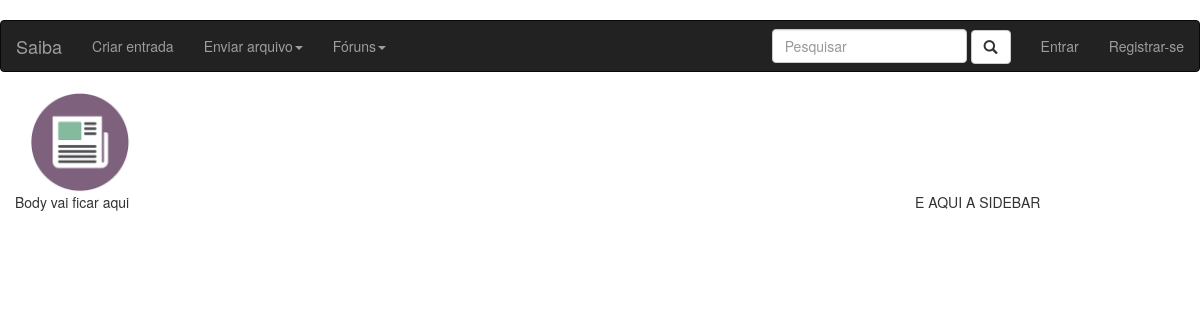
Before: / with the older database file.
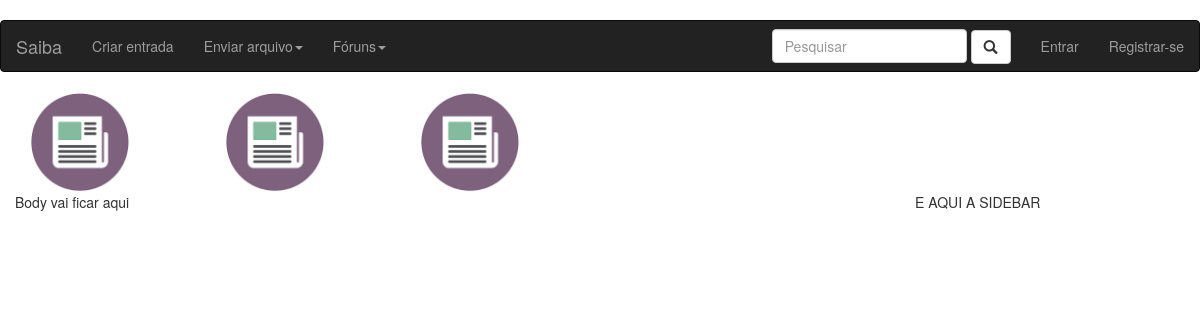
After: the same page with the newer database file.
### entry/models.py (models this page shows, shortened)
class Entry(models.Model):
    author = models.ForeignKey(User, default=1)
    title = models.CharField(max_length=250)
    slug = models.SlugField(max_length=250, default="", blank=True)
    status = models.ForeignKey(Status, default=1)
    category = models.ForeignKey(Category, default=1)
    type = models.CharField(max_length=100)
    origin = models.CharField(max_length=100)
    additional_references = models.CharField(max_length=100)
    icon = models.ImageField(blank=True, upload_to='icon/', default='icon/índice.png')
    hidden = models.BooleanField(default=False)
    images_locked = models.BooleanField(default=False)
    videos_locked = models.BooleanField(default=False)
    comments_locked = models.BooleanField(default=False)

### home/views.py (the view)
# urls.py: url(r'^$', views.index, name = 'index'),
def index(request):
    entries = Entry.objects.all()
    return render(request, escape('home/index.html'), {'entries': entries})

### home/templates/home/index.html
{% extends 'home/base.html' %}
{% block body %}
    Body vai ficar aqui
{% endblock %}

### home/templates/home/trending.html
﻿{% for entry in entries %}
    <div class="inline col-sm-2">
        <a href="{% url 'entry:detail' entry.slug %}">
            <img class="media-object" src="{{entry.icon.url}}" alt="nome do artigo[{{teste}}]" height="100">
        </a>
    </div>
{% endfor %}

Changed rows visible on the page:
added Entry: icon (picture)
added Entry: icon (picture)
